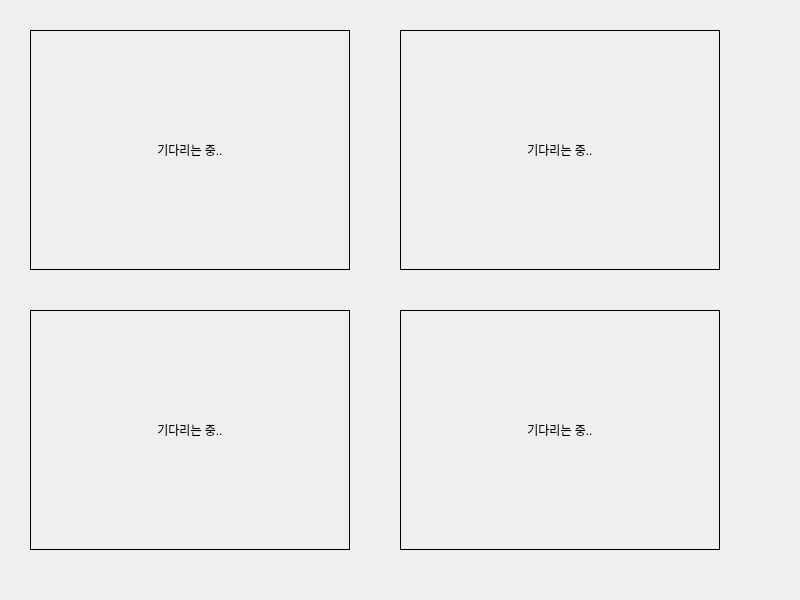
<?xml version="1.0" encoding="UTF-8"?>
<ui version="4.0">
 <class>MainWidget</class>
 <widget class="QWidget" name="MainWidget">
  <property name="geometry">
   <rect>
    <x>0</x>
    <y>0</y>
    <width>800</width>
    <height>600</height>
   </rect>
  </property>
  <property name="windowTitle">
   <string>MainWidget</string>
  </property>
  <widget class="QLabel" name="label_1">
   <property name="geometry">
    <rect>
     <x>30</x>
     <y>30</y>
     <width>320</width>
     <height>240</height>
    </rect>
   </property>
   <property name="styleSheet">
    <string notr="true">border : 1px solid black;</string>
   </property>
   <property name="text">
    <string>기다리는 중..</string>
   </property>
   <property name="alignment">
    <set>Qt::AlignCenter</set>
   </property>
  </widget>
  <widget class="QLabel" name="label_2">
   <property name="geometry">
    <rect>
     <x>400</x>
     <y>30</y>
     <width>320</width>
     <height>240</height>
    </rect>
   </property>
   <property name="styleSheet">
    <string notr="true">border : 1px solid black;</string>
   </property>
   <property name="text">
    <string>기다리는 중..</string>
   </property>
   <property name="alignment">
    <set>Qt::AlignCenter</set>
   </property>
  </widget>
  <widget class="QLabel" name="label_3">
   <property name="geometry">
    <rect>
     <x>30</x>
     <y>310</y>
     <width>320</width>
     <height>240</height>
    </rect>
   </property>
   <property name="styleSheet">
    <string notr="true">border : 1px solid black;</string>
   </property>
   <property name="text">
    <string>기다리는 중..</string>
   </property>
   <property name="alignment">
    <set>Qt::AlignCenter</set>
   </property>
  </widget>
  <widget class="QLabel" name="label_4">
   <property name="geometry">
    <rect>
     <x>400</x>
     <y>310</y>
     <width>320</width>
     <height>240</height>
    </rect>
   </property>
   <property name="styleSheet">
    <string notr="true">border : 1px solid black;</string>
   </property>
   <property name="text">
    <string>기다리는 중..</string>
   </property>
   <property name="alignment">
    <set>Qt::AlignCenter</set>
   </property>
  </widget>
 </widget>
 <resources/>
 <connections/>
</ui>
